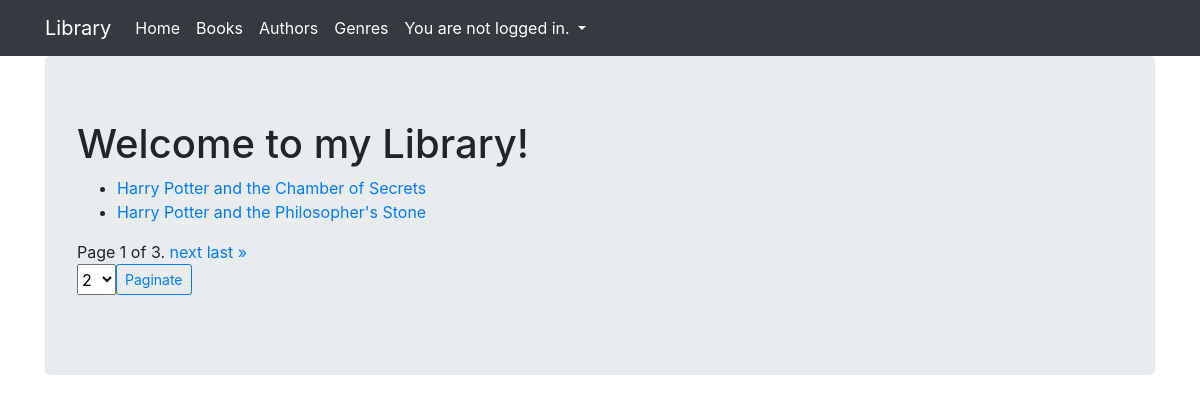
/library/books/, run on the app's committed database.
### viewer/models.py (models this page shows, shortened)
class Book(models.Model):
    title = models.CharField(max_length=128)
    author = models.ForeignKey(Author, on_delete=models.DO_NOTHING)
    genre = models.ForeignKey(Genre, on_delete=models.DO_NOTHING)
    rating = models.IntegerField()
    publication_date = models.DateField()
    description = models.TextField(null=True)

### viewer/views.py (the view)
# urls.py: path('books/', BookView.as_view(), name='books'),
class BookView(ListView):
    template_name = 'books.html'
    model = Book
    paginate_by = 2
    def get_paginate_by(self, queryset):
        return self.request.GET.get("paginate_by", self.paginate_by)

### templates/books.html (shortened to what this page needs)
{% extends "base.html" %}
{% block content %}
    <h1>Welcome to my Library!</h1>
    <ul>
        {% for book in object_list|dictsort:"title" %}
            <li>
                <a href="{% url 'book_detail' book.id %}"> {{ book.title }} </a>
            </li>
        {% empty %}
            <p>No books in database!</p>
        {% endfor %}
    </ul>
    <div class="pagination">
        <span class="step-links">
            <span class="current">
                Page {{ page_obj.number }} of {{ page_obj.paginator.num_pages }}.
            </span>
            {% if page_obj.has_next %}
                <a href="?page={{ page_obj.next_page_number }}">next</a>
                <a href="?page={{ page_obj.paginator.num_pages }}">last &raquo;</a>
            {% endif %}
        </span>
    </div>
    <form method="GET">
    <div class="input-group">
    <select name="paginate_by" class="select">
        <option value="2">2</option>
    </select>
    <input type="submit" value="Paginate" class="btn btn-outline-primary btn-sm">
    </div>
    </form>
{% endblock %}

### data on the page
Book: title "Harry Potter and the Chamber of Secrets"
Book: title "Harry Potter and the Philosopher's Stone"

### other printed values
{{ page_obj.number }} "1"
{{ page_obj.paginator.num_pages }} "3"
